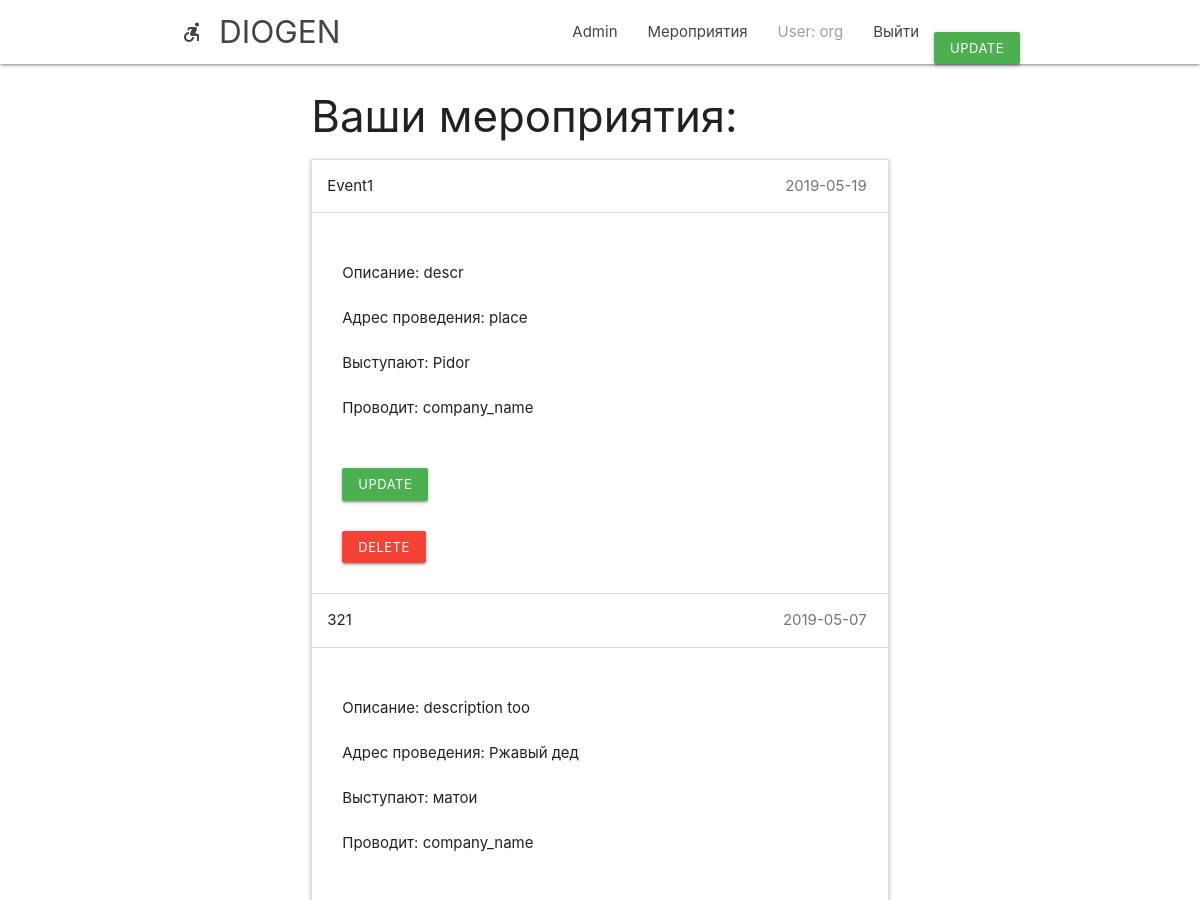
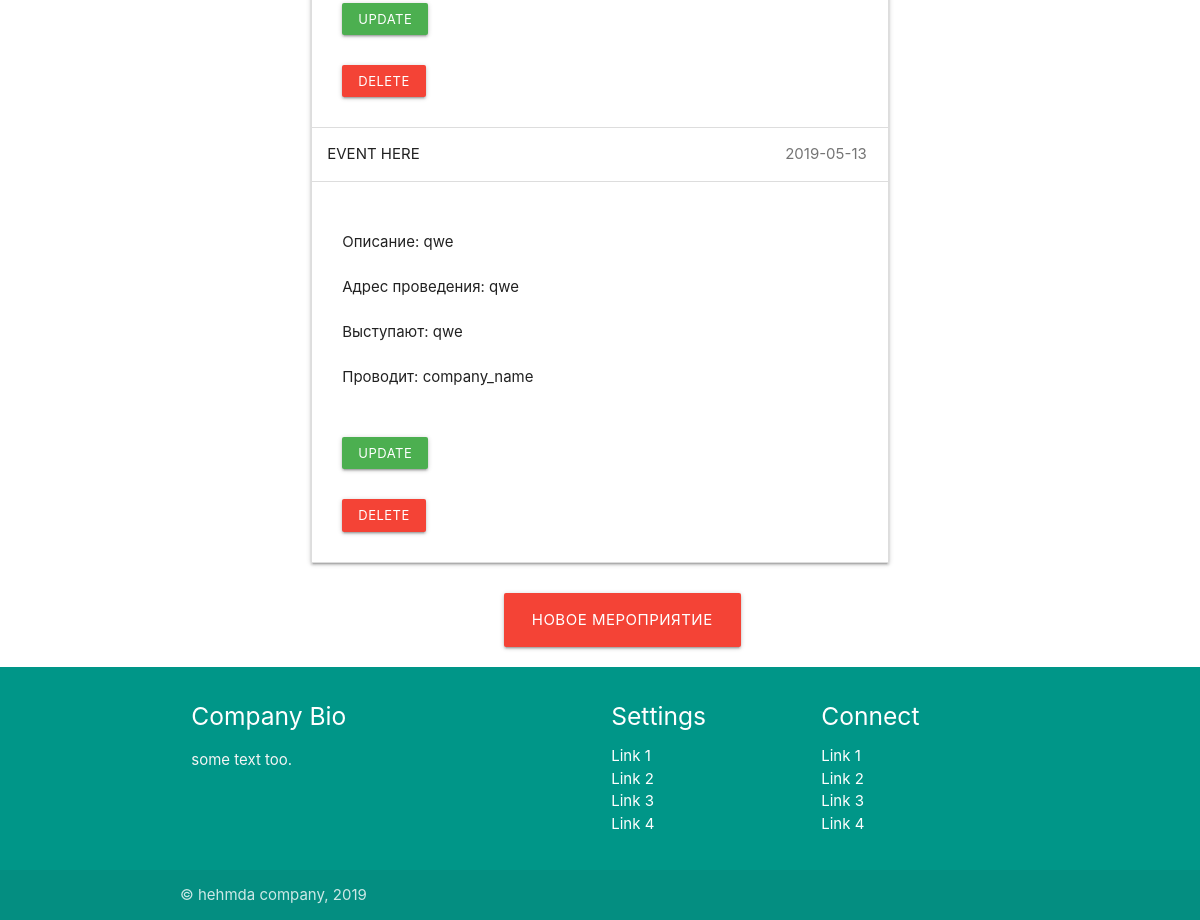
/myevents/ (signed in), run on an earlier commit of the app's database (2 pictures, top to bottom).
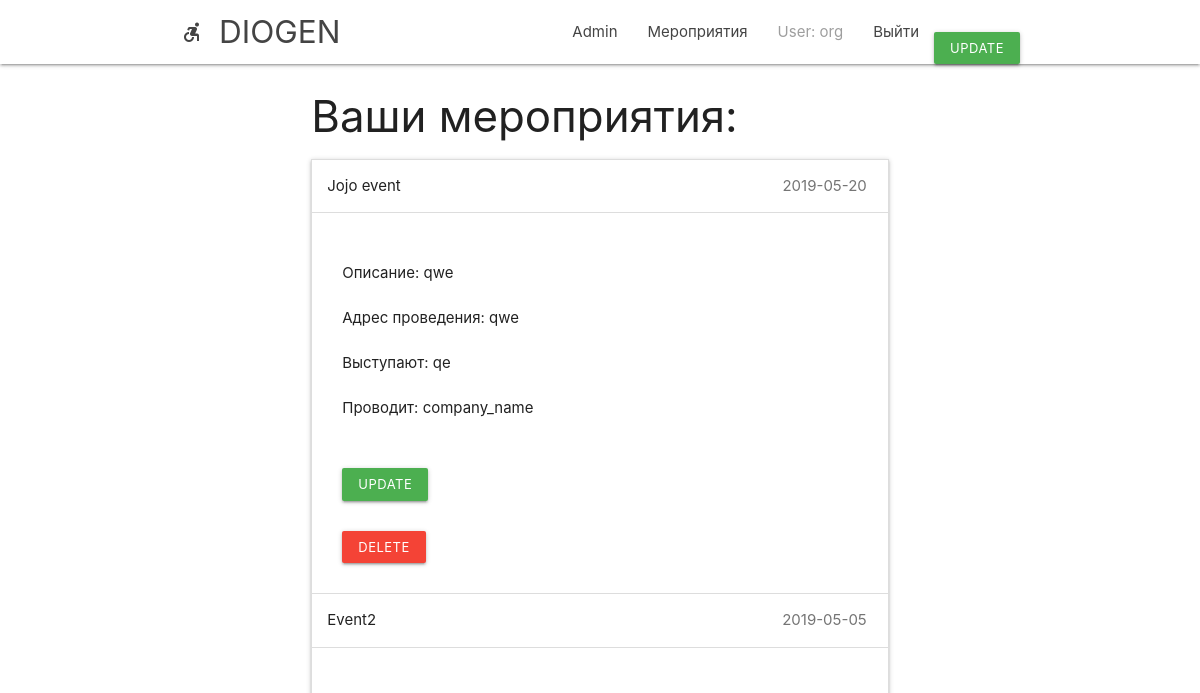
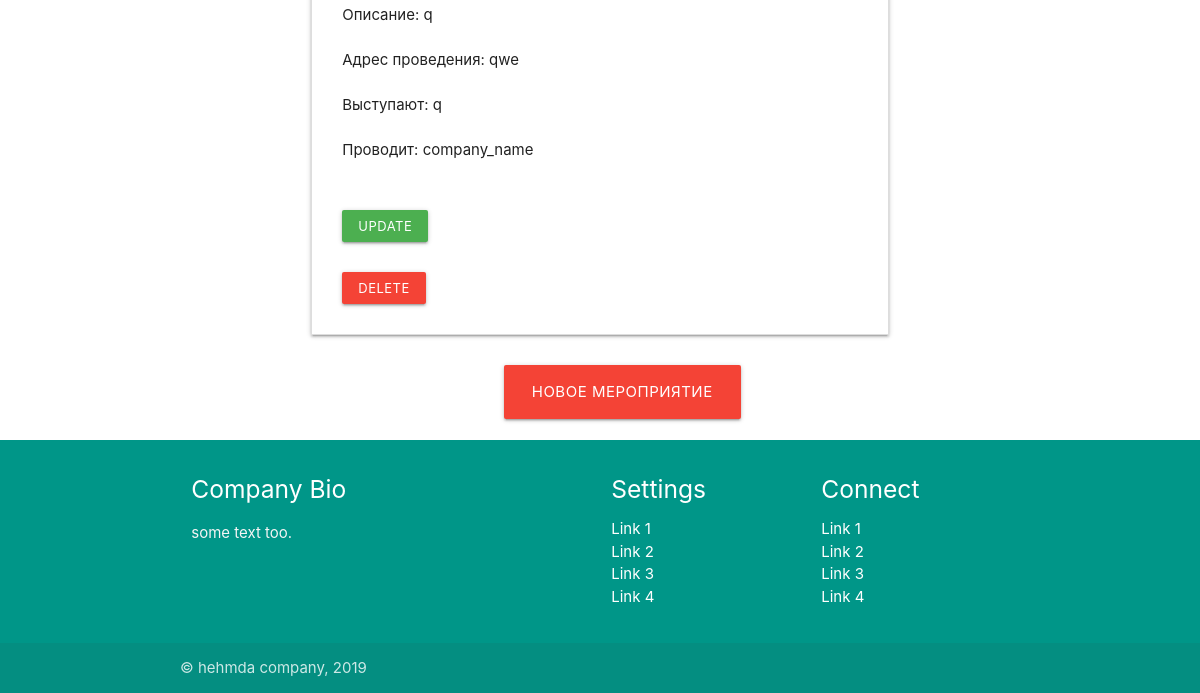
And on a later commit of the database (2 pictures, top to bottom).
### userApp/models.py (models this page shows, shortened)
class EventProfile(models.Model):
    name = models.CharField(max_length=100,default='', blank=False)
    address = models.CharField(max_length=100,default='', blank=False)
    date = models.CharField(max_length=100, default='', blank=False)
    group = models.CharField(max_length=100, default='', blank=False)
    description = models.TextField(default='',blank=True)
    company = models.ForeignKey(PersonProfile, on_delete=models.CASCADE, blank=False)

class PersonProfile(models.Model):
    user = models.OneToOneField(User, on_delete=models.CASCADE, blank=False)
    adress=models.CharField(max_length=100,default='', blank=True)
    phone=models.CharField(max_length=20,default='', blank=True)
    description=models.TextField(default='',blank=True)
    image = models.FileField(upload_to = 'pic_folder/', default = 'pic_folder/None/no-img.jpg')
    spec=models.IntegerField(default=0) #0 - deg, 1 - mus, 2 - org
    birth_date=models.CharField(max_length=100, default='', blank=True)
    nickname=models.CharField(max_length=100,default='', blank=True)
    genres=models.CharField(max_length=100,default='', blank=True)
    instruments=models.CharField(max_length=200,default='', blank=True)
    soundcloud=models.CharField(max_length=100, default='', blank=True)
    company=models.CharField(max_length=100,default='', blank=True)
    followers = models.ManyToManyField('self', related_name='follows', symmetrical=False)
    User.profile = property(lambda u: PersonProfile.objects.get_or_create(user=u)[0])

### userApp/views.py (the view)
# urls.py: path('myevents/', views.EventList.as_view(), name="EventList"),
class EventList(ListView):
    model = EventProfile
    context_object_name = 'context'
    template_name = 'userApp/my_events.html'
    def get_queryset(self):
        result = super(EventList, self).get_queryset()
        return result.filter(company=get_object_or_404(PersonProfile, user=self.request.user))

### userApp/templates/userApp/my_events.html (shortened to what this page needs)
{% extends "mainPage/wrapper.html" %}
{% load static %}
{% block page %}
    <div class="row">
    <div class="col s3 m3 l3">
    </div>
    <div class="col s6 m6 l6">
            <h3>Ваши мероприятия:</h3>
                <ul class="collapsible" style="margin-block-end: 0px; margin-block-start: 0px;">
                    {% for event in  context %}
                    <li class="active">
                        <div class="collapsible-header" tabindex="0"> {{event.name}} <span class="badge">{{event.date}} </span></div>
                        <div class="collapsible-body" style="display: block;">
                        <p> Описание: {{event.description}}</p>
                        <p> Адрес проведения: {{event.address}}</p>
                        <p> Выступают: {{event.group}}</p>
                        <p> Проводит: {{event.company.company}}</p>
                        <form id="" action={% url 'EventUpdate' pk=event.pk %}>
                            <button type="submit", class='btn-small green ' style="margin-top: 30px;">Update</button>
                        <form id="" action={% url 'EventDelete' event.pk %}   method="post" accept-charset="utf-8">
                            <button type="submit", class='btn-small red' style="margin-top: 30px;">Delete</button>
                        </form>
                        </div>
                    </li>
                    {% endfor %}
                </ul>
            <div class="col s3 m3 l4"></div>
            <a href="/newevent/" class='btn-large red' style="margin-top: 30px;">Новое мероприятие</a>
    </div>
    <div class="col s3 m3 l3">
    </div>
    </div>
{% endblock %}

### userApp/templates/mainPage/wrapper.html (shortened to what this page needs)
<!DOCTYPE html>
<html lang="en" style="height: 100%;">
<head>
  {% load static %}
  {% load staticfiles %}
  <link href="{% static 'css/materialize.css' %}" type="text/css" rel="stylesheet" media="screen,projection"/>
  <link href="{% static 'css/style.css' %}" type="text/css" rel="stylesheet" media="screen,projection"/>
</head>
<body>
  {% block header %}
  <body style="display: flex; flex-direction: column; height: 100%;">
      <nav class="white" role="navigation" style="flex: 0 0 auto;">
          <div class="nav-wrapper container ">
              <a id="logo-container" href="/" class="brand-logo"> <i class="material-icons">accessible_forward</i> DIOGEN</a>
              <ul class="right hide-on-med-and-down">
              <li><a href="/admin/">Admin</a></li>
              {% if user.is_authenticated and user.profile.company != '' %}
              <li><a href="/myevents/">Мероприятия</a></li>
              {% endif %}
              {% if user.is_authenticated %}
                <li><a class="grey-text" href="/reg/upd/">User: {{ user.get_username }}</a></li>
                <li><a href="{% url 'logout'%}?next={{request.path}}">Выйти</a></li>
                <li>
                  <form id="" action={% url 'UserUpdate' pk=user.personprofile.pk %}>
                      <button type="submit", class='btn-small green ' style="margin-top: 30px;">Update</button>
              {% endif %}
              </ul>
          </div>
      </nav>
  </body>
  <div class='content' style="flex: 1 0 auto;">
  {% endblock %}
  {% block page %}
  {% endblock %}
  {% block footer %}
  </div>
  <footer class="page-footer teal" style="flex: 0 0 auto;">
    <div class="container">
    <div class="row">
    <div class="col l6 s12">
    <h5 class="white-text">Company Bio</h5>
    <p class="grey-text text-lighten-4">some text too.</p>
    </div>
    <div class="col l3 s12">
    <h5 class="white-text">Settings</h5>
    <ul>
    <li><a class="white-text" href="#!">Link 1</a></li>
    <li><a class="white-text" href="#!">Link 2</a></li>
    <li><a class="white-text" href="#!">Link 3</a></li>
    <li><a class="white-text" href="#!">Link 4</a></li>
    </ul>
    </div>
    <div class="col l3 s12">
    <h5 class="white-text">Connect</h5>
    <ul>
    <li><a class="white-text" href="#!">Link 1</a></li>
    <li><a class="white-text" href="#!">Link 2</a></li>
    <li><a class="white-text" href="#!">Link 3</a></li>
    <li><a class="white-text" href="#!">Link 4</a></li>
    </ul>
    </div>
    </div>
    </div>
    <div class="footer-copyright">
    <div class="container">
    &copy; hehmda company,  {% now "Y" %}
    </div>
    </div>
    </footer>
  {% endblock %}
  </body>
</html>

### userApp/static/css/style.css (style rules this page uses)
nav ul a, nav .brand-logo { color: #444; }
p { line-height: 2rem; }
footer.page-footer { margin: 0; }

What changed in the data, as far as the page shows it:
removed EventProfile: name "Event1", date "2019-05-19", description "descr", address "place", group "Pidor", company.company "company_name"
removed EventProfile: name "321", date "2019-05-07", description "description too", address "Ржавый дед", group "матои", company.company "company_name"
removed EventProfile: name "EVENT HERE", date "2019-05-13", description "qwe", address "qwe", group "qwe", company.company "company_name"
added EventProfile: name "Jojo event", date "2019-05-20", description "qwe", address "qwe", group "qe", company.company "company_name"
added EventProfile: name "Event2", date "2019-05-05", description "q", address "qwe", group "q", company.company "company_name"
